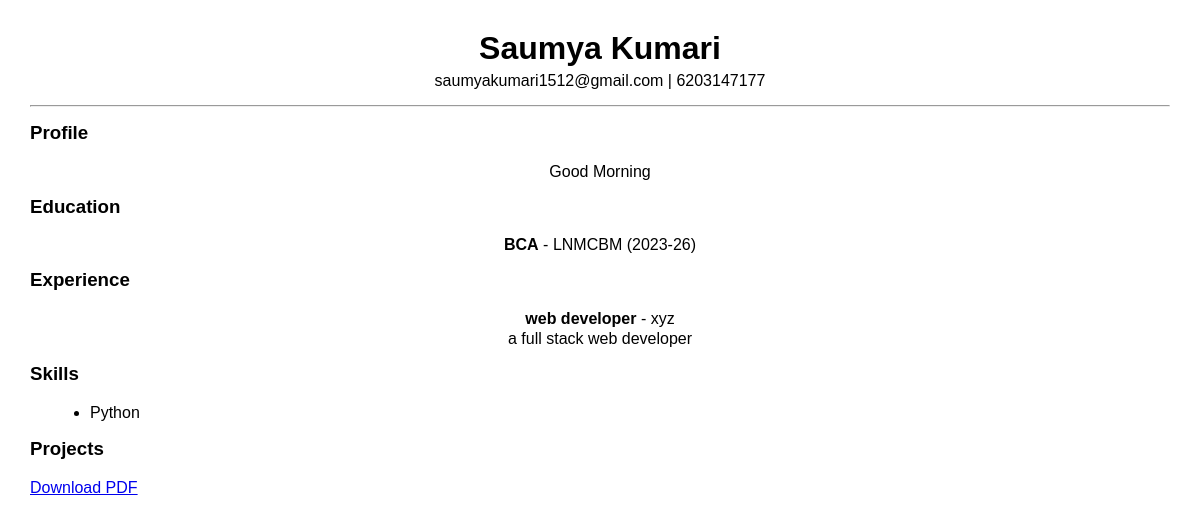
Screenshot of /18/preview/ (signed in) with the database file from the repository.
### builder/models.py (models this page shows, shortened)
class PersonalInfo(models.Model):
    resume = models.OneToOneField(Resume, on_delete=models.CASCADE)
    full_name = models.CharField(max_length=100)
    email = models.EmailField()
    phone = models.CharField(max_length=15)
    linkedin = models.URLField(blank=True)
    github = models.URLField(blank=True)
    summary = models.TextField()

class Education(models.Model):
    resume = models.ForeignKey(Resume, on_delete=models.CASCADE)
    degree = models.CharField(max_length=100)
    college = models.CharField(max_length=200)
    year = models.CharField(max_length=10)

class Experience(models.Model):
    resume = models.ForeignKey(Resume, on_delete=models.CASCADE)
    job_title = models.CharField(max_length=100)
    company = models.CharField(max_length=100)
    description = models.TextField()
    duration = models.CharField(max_length=50)

class Skill(models.Model):
    resume = models.ForeignKey(Resume, on_delete=models.CASCADE)
    name = models.CharField(max_length=50)

### builder/views.py (the view)
# urls.py: path('<int:resume_id>/preview/', views.preview, name='preview'),
@login_required
def preview(request, resume_id):
    resume = get_object_or_404(Resume, id=resume_id)
    context = {
        'resume': resume,
        'personal': PersonalInfo.objects.filter(resume=resume).first(),
        'education': Education.objects.filter(resume=resume),
        'experience': Experience.objects.filter(resume=resume),
        'skills': Skill.objects.filter(resume=resume),
        'projects': Project.objects.filter(resume=resume),
    }
    print(resume.template)
    return render(request, resume.template, context)

### builder/templates/template/template2.html (shortened to what this page needs)
<!DOCTYPE html>
<html>
<head>
</head>
<body>
<h1>{{ personal.full_name }}</h1>
<p>{{ personal.email }} | {{ personal.phone }}</p>
<hr>
<h3>Profile</h3>
<p>{{ personal.summary }}</p>
<h3>Education</h3>
{% for e in education %}
<p><b>{{ e.degree }}</b> - {{ e.college }} ({{ e.year }})</p>
{% endfor %}
<h3>Experience</h3>
{% for ex in experience %}
<p><b>{{ ex.job_title }}</b> - {{ ex.company }}</p>
<p>{{ ex.description }}</p>
{% endfor %}
<h3>Skills</h3>
<ul>
{% for s in skills %}
<li>{{ s.name }}</li>
{% endfor %}
</ul>
<h3>Projects</h3>
{% if not is_pdf %}
<a href="{% url 'download_pdf' resume.id %}">
    Download PDF
</a>
{% endif %}
</body>
</html>

### builder/templates/template/template2.html (style rules this page uses)
body { font-family: Arial; margin: 30px; }
h1 { text-align: center; margin-bottom: 5px; }
p { text-align: center; margin: 2px; }
hr { margin: 15px 0; }
h3 { margin-top: 15px; }
ul { margin-left: 20px; }

### rows the page displays
PersonalInfo: full_name "Saumya Kumari", email "saumyakumari1512@gmail.com", phone "6203147177", summary "Good Morning"
Education: degree "BCA", college "LNMCBM", year "2023-26"
Experience: job_title "web developer", company "xyz", description "a full stack web developer"
Skill: name "Python"
